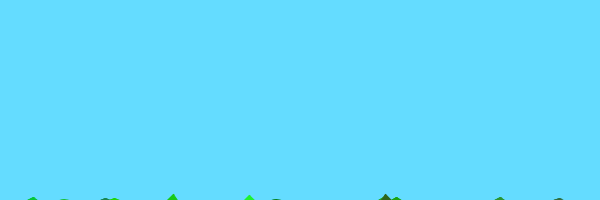
Frame 1 (no input)
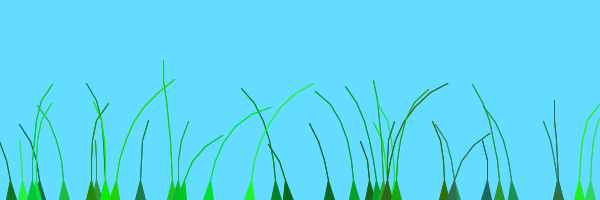
Frame 60 (the mouse pressed at the canvas centre just before this capture)
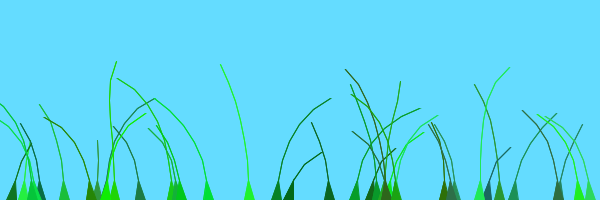
Frame 120 (the mouse held since frame 60 and released just before this capture)

The Processing sketch that drew these frames (run headless with seeded random() and noise(); from frame 60 on, the mouse is pressed at the canvas centre):

// Processing sketch: processing_158875
// ── processing_158875.pde

/* OpenProcessing Tweak of *@*http://www.openprocessing.org/sketch/158875*@* */
/* !do not delete the line above, required for linking your tweak if you upload again */

/*
//"Animated_grass_with_perlin_noise" by Kasper Kristensen, licensed under Creative Commons Attribution-Share //Alike 3.0 and GNU GPL license.
 //Work: http://openprocessing.org/visuals/?visualID= 158875   
 //License: 
 //http://creativecommons.org/licenses/by-sa/3.0/
 //http://creativecommons.org/licenses/GPL/2.0/
 */

ArrayList<Blade> grass;

//INCREASE AMOUNT OF JOINTS PER "INCH"
// 1 = LOW
// 5 = HIGH
// Ã�ï¿½Ã�Â¢Ã�Â¯Ã�Â¿Ã�Â½Ã�Â¯Ã�Â¿Ã�Â½ = INSANITY!!

static int detailLvl = 1; 

void setup() {
  size(600, 200);

  grass = new ArrayList<Blade>();
  //creates to layers of grass, each with slightly different perlin noise offset
  for (int x = 0; x < 20; x++) {
    grass.add(new Blade(new PVector(random(0, width), height), (int)random(5*detailLvl, 10*detailLvl), 0.0));
  } 
  for (int x = 0; x < 20; x++) {
    grass.add(new Blade(new PVector(random(0, width), height), (int)random(5*detailLvl, 10*detailLvl), 1.0));
  }
}

void draw() {
  background(100, 220, 255);

  for (int x = 0; x < grass.size ()-1; x++) {
    grass.get(x).update(new PVector(mouseX, mouseY), new PVector(mouseX-pmouseX, mouseY-pmouseY));
    grass.get(x).draw();
  }
}

class Blade {
  PVector anchor;
  float offset;
  color green;
  float stiffness;

  ArrayList<PVector> segments;

  Blade(PVector setAnchor, int setSegments, float preOffset) {
    anchor = setAnchor;

    segments = new ArrayList<PVector>();

    for (int x = 0; x < setSegments; x++) {
      segments.add(new PVector(anchor.x, anchor.y+10*x));
    }

    offset = random(100)/100 + preOffset;
    green = color((int)random(0, 50), (int)random(100, 255), (int)random(0, 100));
    stiffness = random(1, 2);

    //grounding force
    segments.get(0).x = anchor.x;
    segments.get(0).y = anchor.y;
  }

  void update(PVector blow, PVector force) {
    //perlin noise wind, slightly offset from every other blade 
    float wind = (noise(frameCount/100.0+offset)-0.5);

    //apply forces to each blade segment
    for (int x = 1; x < segments.size (); x++) {
      PVector segment = segments.get(x);
      segment.y -= (((segments.size ()-x)*1)/detailLvl)*stiffness;
      segment.x += x*wind*(4/detailLvl);

      //effect of mouse acceleration
      float secondWind = dist(blow.x, blow.y, segment.x, segment.y);
      if (secondWind < 100) {
        segment.x += force.x*(20/secondWind*(4/detailLvl));
        segment.y += force.y*(20/secondWind*(4/detailLvl));
      }
    }

    //pull joints together
    for (int x = 0; x < segments.size ()-1; x++) {
      PVector joint = PVector.sub(segments.get(x), segments.get(x+1));  

      if (joint.mag() > 5*(4/detailLvl)) {
        joint.normalize();

        joint.mult(-5*(4/detailLvl));

        segments.get(x+1).x = segments.get(x).x + joint.x;
        segments.get(x+1).y = segments.get(x).y + joint.y;
      }
    }
  }

  void draw() {
    fill(green);
    stroke(green);
    grassBlade_v2(segments);
  }
}

void grassBlade_v2(ArrayList<PVector> segments) { 
  int h = segments.size ()-2;
  beginShape(TRIANGLE_STRIP); 
  for (int x = 0; x < segments.size ()-1; x++) {
    PVector segment = segments.get(x);
    vertex(segment.x+5*((h-x)/h), segment.y);
    vertex(segment.x-5*((h-x)/h), segment.y);
  } 
  endShape();
}

void mousePressed() {
  grass.add(new Blade(new PVector(random(0, width), height), (int)random(5*detailLvl, 10*detailLvl), 0.5));
}
